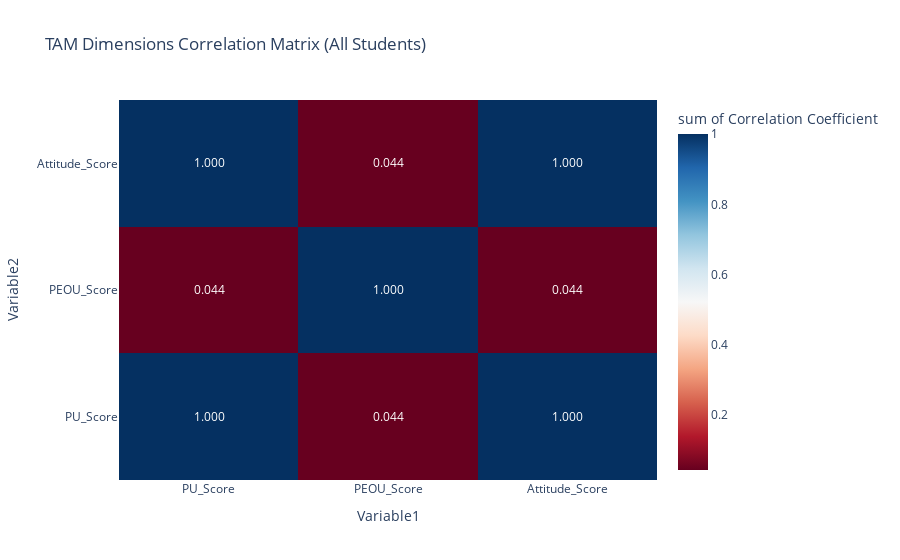

Notebook code cell kept with this figure:
### Markdown cell above
## Correlation Matrix
Visualize correlations between TAM dimensions.

### Code cell
# Calculate correlation
corr_data = students_combined[['PU_Score', 'PEOU_Score', 'Attitude_Score']].corr().reset_index().melt(id_vars='index', var_name='Variable2', value_name='Correlation')

# Create heatmap
fig = px.density_heatmap(corr_data, x='index', y='Variable2', z='Correlation', text_auto='.3f',
                         title='TAM Dimensions Correlation Matrix (All Students)', color_continuous_scale='RdBu',
                         labels={'Correlation': 'Correlation Coefficient', 'index': 'Variable1'})
fig.show()

### Figure 1 — Plotly figure (JSON) as saved in the notebook; plotly's stock layout.template omitted (floating-point values rounded to 4 significant figures)
{"data": [{"coloraxis": "coloraxis", "histfunc": "sum", "hovertemplate": "Variable1=%{x}<br>Variable2=%{y}<br>sum of Correlation Coefficient=%{z}<extra></extra>", "name": "", "texttemplate": "%{z:.3f}", "type": "histogram2d", "x": ["PU_Score", "PEOU_Score", "Attitude_Score", "PU_Score", "PEOU_Score", "Attitude_Score", "PU_Score", "PEOU_Score", "Attitude_Score"], "xaxis": "x", "xbingroup": "x", "y": ["PU_Score", "PU_Score", "PU_Score", "PEOU_Score", "PEOU_Score", "PEOU_Score", "Attitude_Score", "Attitude_Score", "Attitude_Score"], "yaxis": "y", "ybingroup": "y", "z": [1, 0.04411, 1, 0.04411, 1, 0.04411, 1, 0.04411, 1]}], "layout": {"coloraxis": {"colorbar": {"title": {"text": "sum of Correlation Coefficient"}}, "colorscale": [[0, "rgb(103,0,31)"], [0.1, "rgb(178,24,43)"], [0.2, "rgb(214,96,77)"], [0.3, "rgb(244,165,130)"], [0.4, "rgb(253,219,199)"], [0.5, "rgb(247,247,247)"], [0.6, "rgb(209,229,240)"], [0.7, "rgb(146,197,222)"], [0.8, "rgb(67,147,195)"], [0.9, "rgb(33,102,172)"], [1, "rgb(5,48,97)"]]}, "legend": {"tracegroupgap": 0}, "title": {"text": "TAM Dimensions Correlation Matrix (All Students)"}, "xaxis": {"anchor": "y", "domain": [0, 1], "title": {"text": "Variable1"}}, "yaxis": {"anchor": "x", "domain": [0, 1], "title": {"text": "Variable2"}}}}
